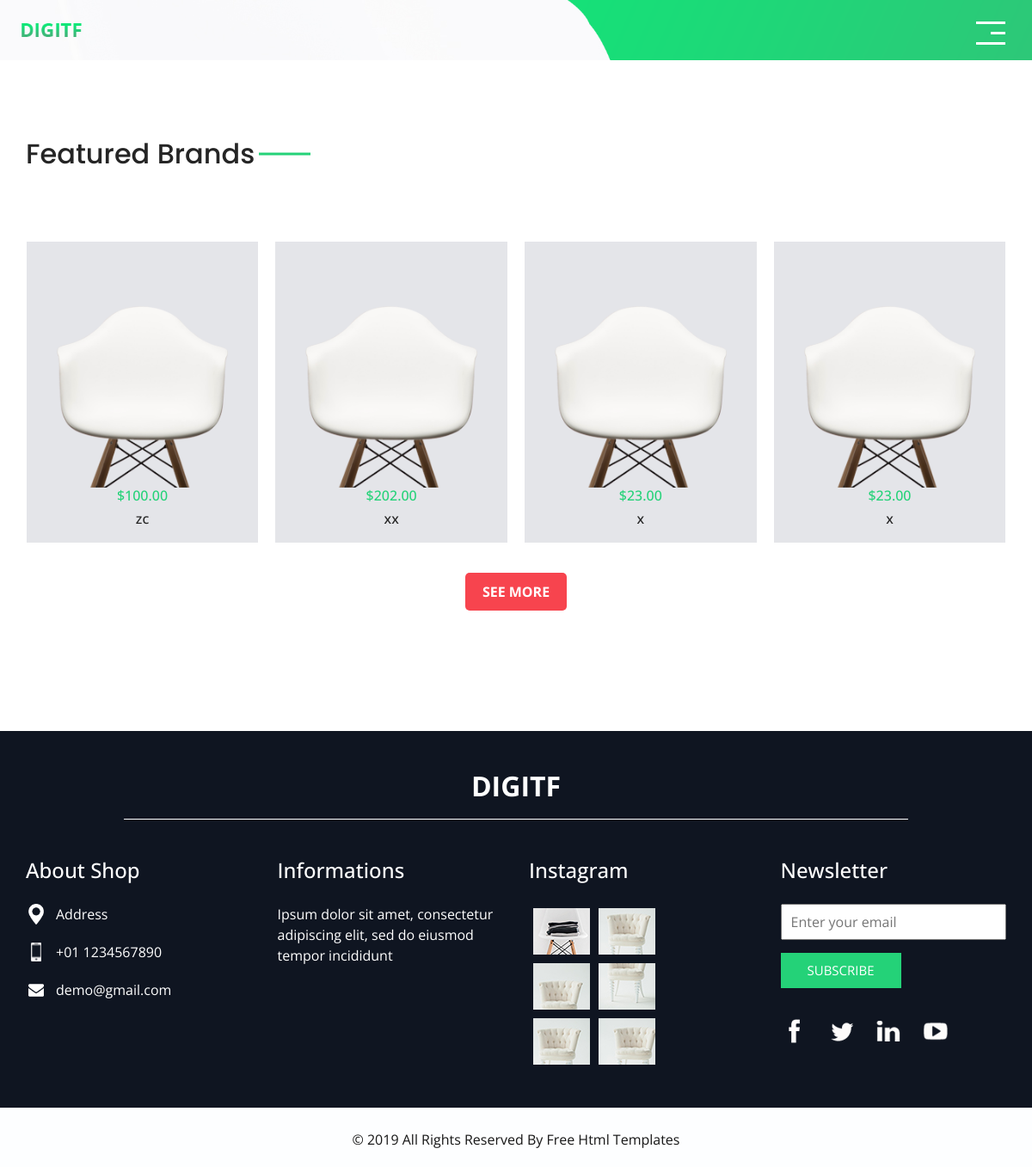
Page /shop.php on the earlier database version.
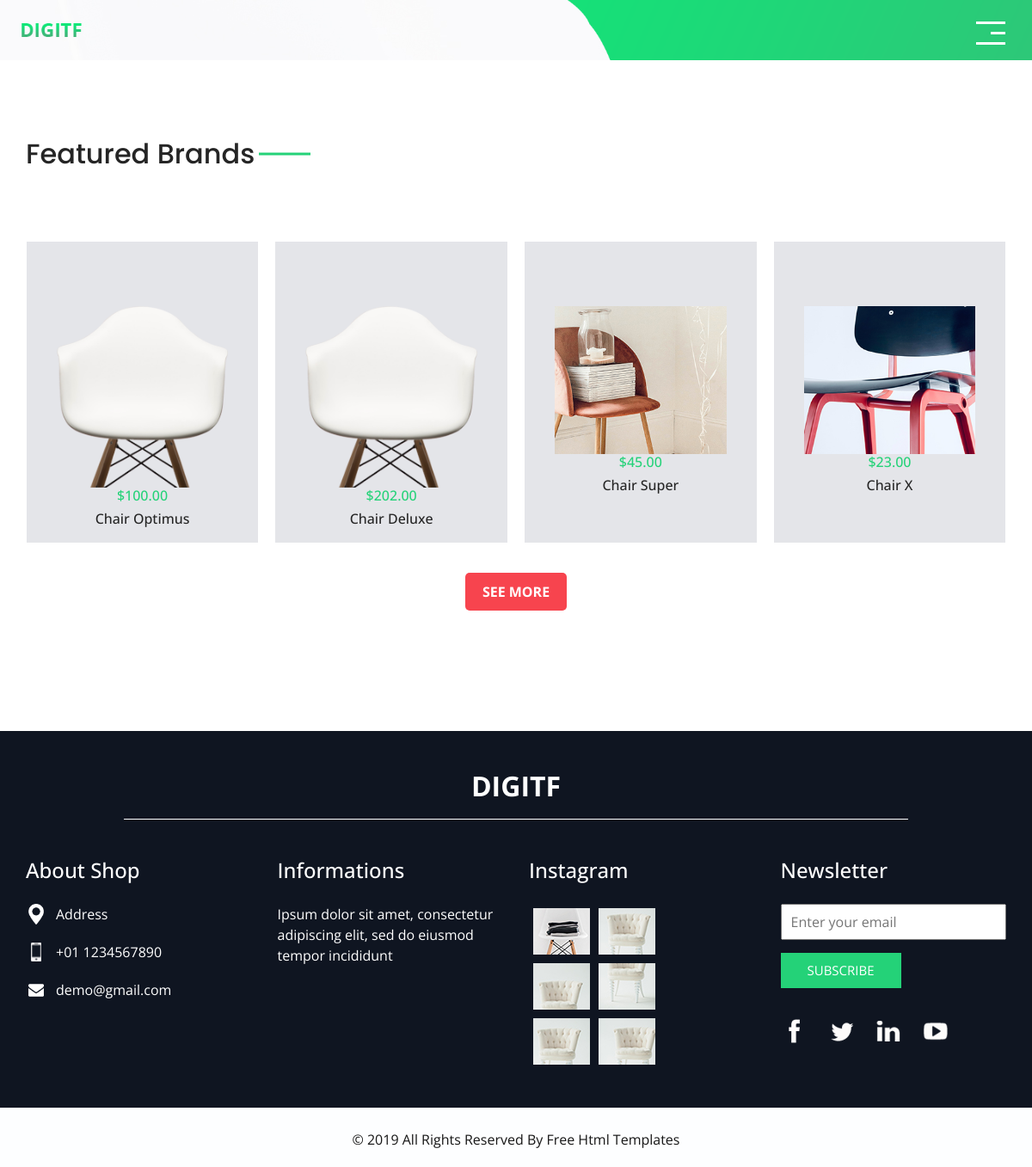
Same page on the later database version.
### tables this page shows
CREATE TABLE `products` (
  `id` int(11) NOT NULL,
  `name` varchar(255) NOT NULL,
  `price` decimal(10,2) NOT NULL,
  `image` varchar(255) DEFAULT NULL
);

### _inc/classes/dbh.classes.php (called while the page is built)
<?php
class Dbh {
    protected function connect() {
        try {
            $username = "root";
            $password = "";
            $dbh = new PDO('mysql:host=localhost;dbname=ooplogin', $username, $password);
            return $dbh;
        } catch (PDOException $e) {
            print "Error!: " . $e->getMessage() . "<br/>";
            die();
        }
    }
}
?>

### _inc/classes/product.classes.php (called while the page is built, shortened)
<?php
class Product extends Dbh {
    public function getAllProducts() {
        try {
            $stmt = $this->connect()->prepare("SELECT * FROM products");
            $stmt->execute();
            return $stmt->fetchAll(PDO::FETCH_ASSOC);
        } catch (PDOException $e) {
            echo "Vyskytla chyba: " . $e->getMessage();
        }
    }
}

### shop.php (the view, shortened to what this page needs)
<?php
include_once 'php/header.php';
$product = new Product();
$products = $product->getAllProducts();
?>
<section class="brand_section layout_padding">
    <div class="container">
        <div class="heading_container">
            <h2>
                Featured Brands
            </h2>
        </div>
        <div class="brand_container layout_padding2">
            <?php foreach ($products as $index => $item): ?>
                <div class="box<?= $index >= 4 ? ' hidden-product' : '' ?>">
                    <a href="">
                        <div class="img-box">
                            <img src="<?= htmlspecialchars($item['image']) ?>" alt="">
                        </div>
                        <div class="detail-box">
                            <h6 class="price">$<?= htmlspecialchars($item['price']) ?></h6>
                            <h6><?= htmlspecialchars($item['name']) ?></h6>
                        </div>
                    </a>
                </div>
            <?php endforeach; ?>
            <div class="custom-buttons-wrapper">
                <button class="my-see-more-button" onclick="showMore()">See More</button>
            </div>
        </div>
</section>
<?php include "php/info_section.php";
include 'php/footer.php'; ?>
</body>
</html>

### php/header.php (shortened to what this page needs)
<!DOCTYPE html>
<html>
<head>
    <link rel="stylesheet" type="text/css"
        href="https://cdnjs.cloudflare.com/ajax/libs/OwlCarousel2/2.1.3/assets/owl.carousel.min.css" />
    <link rel="stylesheet" type="text/css" href="css/bootstrap.css" />
    <link href="css/responsive.css" rel="stylesheet" />
    <link href="css/style.css" rel="stylesheet" />
</head>
<body class="sub_page">
    <div class="hero_area">
        <header class="header_section">
            <div class="container-fluid">
                <nav class="navbar navbar-expand-lg custom_nav-container">
                    <a class="navbar-brand" href="index.php">
                        <img src="images/logo.png" alt="" />
                    </a>
                    <div>
                        <div class="custom_menu-btn ">
                            <button>
                                <span class=" s-1">
                                </span>
                                <span class="s-2">
                                </span>
                                <span class="s-3">
                                </span>
                            </button>
                        </div>
                    </div>
                </nav>
            </div>
        </header>
    </div>

### php/info_section.php
<?php
$shop = "Digitf";
$contact = [
    'address' => 'Address',
    'phone' => '+01 1234567890',
    'email' => 'demo@gmail.com'
];
$text = "Ipsum dolor sit amet, consectetur adipiscing elit, sed do eiusmod tempor incididunt";
$images = [
    'images/i-1.jpg',
    'images/i-2.jpg',
    'images/i-3.jpg',
    'images/i-4.jpg',
    'images/i-5.jpg',
    'images/i-6.jpg'
];
$socials = [
    'facebook' => 'images/fb.png',
    'twitter' => 'images/twitter.png',
    'linkedin' => 'images/linkedin.png',
    'youtube' => 'images/youtube.png'
];
?>
<section class="info_section layout_padding2">
    <div class="container">
        <div class="info_logo">
            <h2><?= htmlspecialchars($shop) ?></h2>
        </div>
        <div class="row">
            <div class="col-md-3">
                <div class="info_contact">
                    <h5>About Shop</h5>
                    <div>
                        <div class="img-box"><img src="images/location-white.png" width="18px" alt=""></div>
                        <p><?= htmlspecialchars($contact['address']) ?></p>
                    </div>
                    <div>
                        <div class="img-box"><img src="images/telephone-white.png" width="12px" alt=""></div>
                        <p><?= htmlspecialchars($contact['phone']) ?></p>
                    </div>
                    <div>
                        <div class="img-box"><img src="images/envelope-white.png" width="18px" alt=""></div>
                        <p><?= htmlspecialchars($contact['email']) ?></p>
                    </div>
                </div>
            </div>
            <div class="col-md-3">
                <div class="info_info">
                    <h5>Informations</h5>
                    <p><?= htmlspecialchars($text) ?></p>
                </div>
            </div>
            <div class="col-md-3">
                <div class="info_insta">
                    <h5>Instagram</h5>
                    <div class="insta_container">
                        <?php for ($i = 0; $i < count($images); $i += 2): ?>
                            <div>
                                <a href="#">
                                    <div class="insta-box b-<?= $i + 1 ?>"><img src="<?= $images[$i] ?>" alt=""></div>
                                </a>
                                <?php if (isset($images[$i + 1])): ?>
                                    <a href="#">
                                        <div class="insta-box b-<?= $i + 2 ?>"><img src="<?= $images[$i + 1] ?>" alt=""></div>
                                    </a>
                                <?php endif; ?>
                            </div>
                        <?php endfor; ?>
                    </div>
                </div>
            </div>
            <div class="col-md-3">
                <div class="info_form">
                    <h5>Newsletter</h5>
                    <form action="php/process_email.php" method="POST">
                        <input type="email" name="email" placeholder="Enter your email">
                        <button>Subscribe</button>
                    </form>
                    <div class="social_box">
                        <?php foreach ($socials as $platform => $icon): ?>
                            <a href="#"><img src="<?= $icon ?>" alt="<?= $platform ?>"></a>
                        <?php endforeach; ?>
                    </div>
                </div>
            </div>
        </div>
    </div>
</section>

### php/footer.php (shortened to what this page needs)
<section class="container-fluid footer_section ">
    <div class="container">
        <p>
            &copy; 2019 All Rights Reserved By
            <a href="https://html.design/">Free Html Templates</a>
        </p>
    </div>
</section>

### css/responsive.css (style rules this page uses)
@media (min-width: 1200px) { .container { max-width: 1170px; } }

Differences in the rows shown:
changed products: name "zc" → "Chair Optimus"
changed products: name "xx" → "Chair Deluxe"
changed products: image: a different picture; price "23.00" → "45.00"; name "x" → "Chair Super"
changed products: image: a different picture; name "x" → "Chair X"
